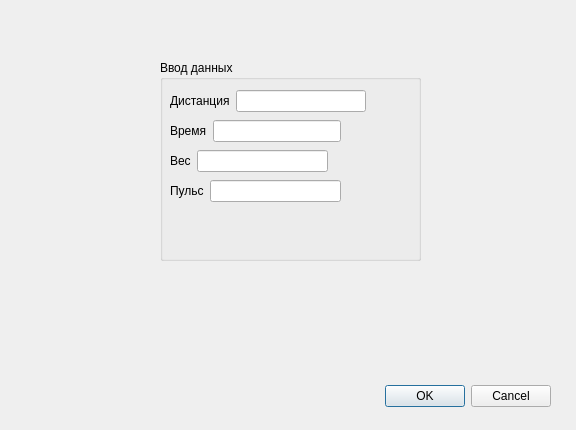
<?xml version="1.0" encoding="UTF-8"?>
<ui version="4.0">
 <class>secondwindow</class>
 <widget class="QDialog" name="secondwindow">
  <property name="geometry">
   <rect>
    <x>0</x>
    <y>0</y>
    <width>576</width>
    <height>430</height>
   </rect>
  </property>
  <property name="windowTitle">
   <string>Dialog</string>
  </property>
  <widget class="QDialogButtonBox" name="buttonBox">
   <property name="geometry">
    <rect>
     <x>210</x>
     <y>380</y>
     <width>341</width>
     <height>32</height>
    </rect>
   </property>
   <property name="orientation">
    <enum>Qt::Horizontal</enum>
   </property>
   <property name="standardButtons">
    <set>QDialogButtonBox::Cancel|QDialogButtonBox::Ok</set>
   </property>
  </widget>
  <widget class="QGroupBox" name="groupBox">
   <property name="geometry">
    <rect>
     <x>160</x>
     <y>60</y>
     <width>261</width>
     <height>201</height>
    </rect>
   </property>
   <property name="title">
    <string>Ввод данных</string>
   </property>
   <widget class="QWidget" name="layoutWidget">
    <property name="geometry">
     <rect>
      <x>10</x>
      <y>90</y>
      <width>158</width>
      <height>22</height>
     </rect>
    </property>
    <layout class="QHBoxLayout" name="horizontalLayout_3">
     <item>
      <widget class="QLabel" name="label_3">
       <property name="text">
        <string>Вес</string>
       </property>
      </widget>
     </item>
     <item>
      <widget class="QLineEdit" name="lineEdit_3"/>
     </item>
    </layout>
   </widget>
   <widget class="QWidget" name="layoutWidget_2">
    <property name="geometry">
     <rect>
      <x>10</x>
      <y>60</y>
      <width>171</width>
      <height>22</height>
     </rect>
    </property>
    <layout class="QHBoxLayout" name="horizontalLayout_2">
     <item>
      <widget class="QLabel" name="label_2">
       <property name="text">
        <string>Время</string>
       </property>
      </widget>
     </item>
     <item>
      <widget class="QLineEdit" name="lineEdit_2"/>
     </item>
    </layout>
   </widget>
   <widget class="QWidget" name="layoutWidget_3">
    <property name="geometry">
     <rect>
      <x>10</x>
      <y>30</y>
      <width>196</width>
      <height>22</height>
     </rect>
    </property>
    <layout class="QHBoxLayout" name="horizontalLayout">
     <item>
      <widget class="QLabel" name="label">
       <property name="text">
        <string>Дистанция</string>
       </property>
      </widget>
     </item>
     <item>
      <widget class="QLineEdit" name="lineEdit"/>
     </item>
    </layout>
   </widget>
   <widget class="QWidget" name="">
    <property name="geometry">
     <rect>
      <x>10</x>
      <y>120</y>
      <width>171</width>
      <height>22</height>
     </rect>
    </property>
    <layout class="QHBoxLayout" name="horizontalLayout_4">
     <item>
      <widget class="QLabel" name="label_4">
       <property name="text">
        <string>Пульс</string>
       </property>
      </widget>
     </item>
     <item>
      <widget class="QLineEdit" name="lineEdit_4"/>
     </item>
    </layout>
   </widget>
  </widget>
 </widget>
 <resources/>
 <connections>
  <connection>
   <sender>buttonBox</sender>
   <signal>accepted()</signal>
   <receiver>secondwindow</receiver>
   <slot>accept()</slot>
   <hints>
    <hint type="sourcelabel">
     <x>248</x>
     <y>254</y>
    </hint>
    <hint type="destinationlabel">
     <x>157</x>
     <y>274</y>
    </hint>
   </hints>
  </connection>
  <connection>
   <sender>buttonBox</sender>
   <signal>rejected()</signal>
   <receiver>secondwindow</receiver>
   <slot>reject()</slot>
   <hints>
    <hint type="sourcelabel">
     <x>316</x>
     <y>260</y>
    </hint>
    <hint type="destinationlabel">
     <x>286</x>
     <y>274</y>
    </hint>
   </hints>
  </connection>
 </connections>
</ui>
